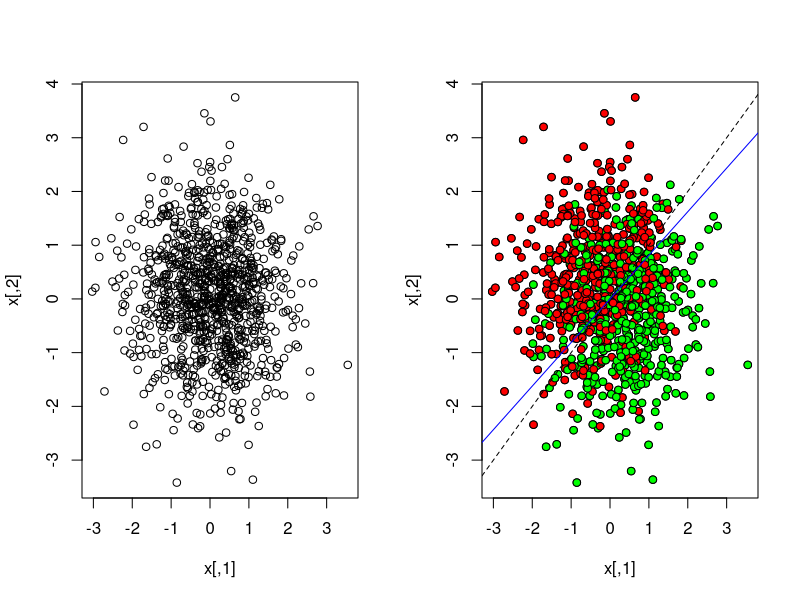

This chart was generated by the following R code:

n = 1000; p = 2
x = matrix(rnorm(n*p, 0, 1), n, p)

beta = c(1, -1)
fx = x %*% beta

########### 这样生成数据是错误的 ############
# eps = rnorm(n, 0, 2)
# y = drop(fx + eps)
# # y = drop(fx)
# ly <- drop(y)
# ly[y > 0] <- 1
# ly[y < 0] <- 0
########### 这样生成数据是错误的 ############

y = plogis(fx, location = 0, scale = 1)
ly = rbinom(n, size=1, prob = y)

gl <- glm(ly ~ x+0, family = "binomial") # x+0 表示没有截距项
summary(gl)


par(mfrow = c(1, 2))
plot(x)

plot(x)
for (i in 1:length(ly)){
    if (ly[i] == 1){
        points(x[i,1], x[i,2], pch = 21, bg = "green")
    }
    else{
        points(x[i,1], x[i,2], pch = 21, bg = "red")
    }
}
abline(a = 0, b = 1, lty = 2)
abline(a = 0, b = -coef(gl)[2]/coef(gl)[1], col = 'blue')

coef(gl)
beta

rbinom(4, size=1, prob = 0.5)




